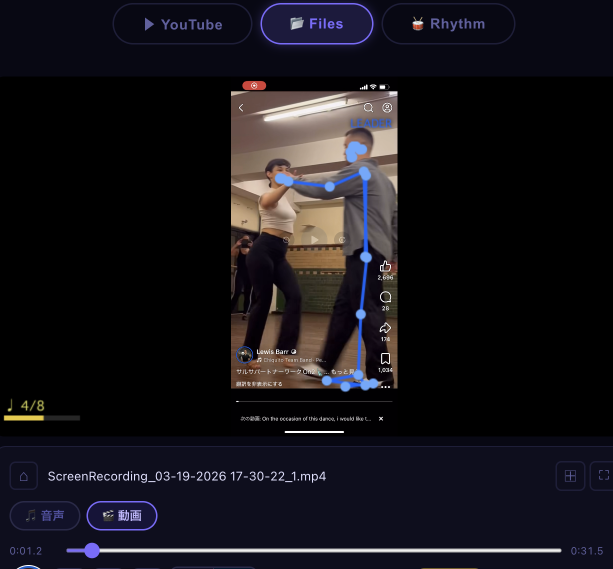
#> input picture 160357.png, 1226 x 1138 px (shown at 1/2 size)
$ python -i make_segment_images.py   (imports and definitions only)
#> lines starting #> are read from the running program, lines starting #| are printed output that depends on the picture
#!/usr/bin/env python3
"""
区間だけの再解析用に、その区間（from〜to 秒）専用の画像を作る（make_strips.py の関数を再利用）。

  seg_overview.jpg   … 区間全体を step 秒刻みで並べた一覧（2人の外接矩形で切り取り）
  seg_detail_<n>.jpg … 2人の上半身を大きく、dstep 秒刻み 6 コマの 3x2（腕の形・手のつなぎ・頭に手をかける動きを読む）
  seg_meta.json      … {width,height,fps,cuts:[秒]}。cuts は連続コマの色ヒストグラムの相関が急に落ちた時刻（撮影の編集で場面が切り替わった所）

Usage: python make_segment_images.py <video> <out_dir> --from=<秒> --to=<秒> [--tracks=<tracks.json>]
         [--step=0.2] [--dstep=0.3] [--max-detail=3] [--no-overview] [--no-detail]
"""
import json
import os
import sys

import cv2
import numpy as np

sys.path.insert(0, os.path.dirname(os.path.abspath(__file__)))
import make_strips as ms  # noqa: E402

CUT_CORR = 0.6   # 連続コマのヒストグラム相関がこれ未満なら場面の切り替わり


def hist(img):
    small = cv2.resize(img, (64, 64), interpolation=cv2.INTER_AREA)
    h = cv2.calcHist([small], [0, 1, 2], None, [8, 8, 8], [0, 256] * 3)
    return cv2.normalize(h, h).flatten()


# [85 lines left out: functions find_cuts, main, not called in this run]


# [2 lines not run here, left out]

>>> import cv2
>>> picture = cv2.imread('../../160357.png')
#> picture is the input picture: shape (1138, 1226, 3); mean B, G, R 25, 19.6, 21.7
>>> result = hist(picture)
#> in hist, `small = cv2.resize(img, (64, 64), interpolation=cv2.INTER_AREA)`:
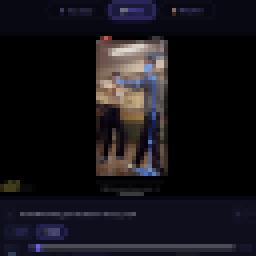
#> small: shape (64, 64, 3) (shown 4 times larger); mean B, G, R 24.9, 19.6, 21.7
#> result = 512 values, max 0.997 at index 0, min 0 at index 2, mean 0.00252

$ run again, on 174424.png
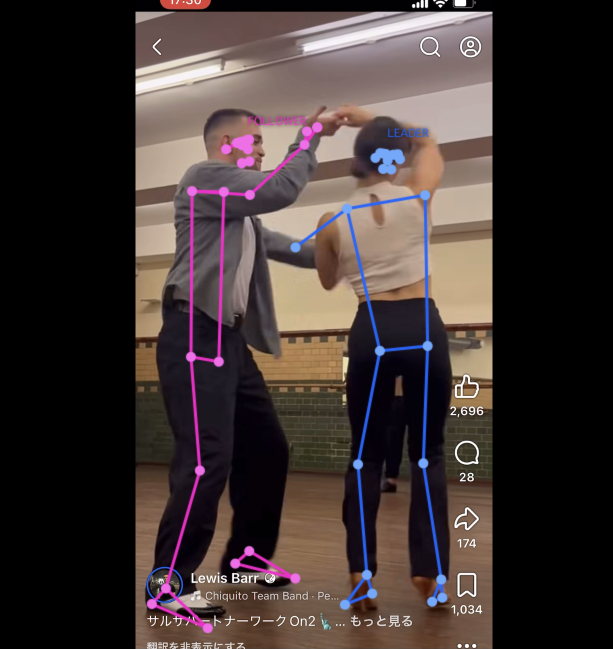
#> input picture 174424.png, 1226 x 1298 px (shown at 1/2 size)
#> picture is the input picture: shape (1298, 1226, 3); mean B, G, R 50.6, 52, 62.6
#> in hist, `small = cv2.resize(img, (64, 64), interpolation=cv2.INTER_AREA)`:
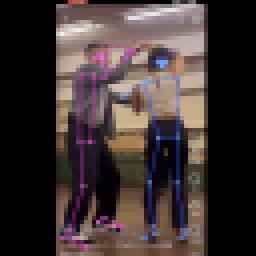
#> small: shape (64, 64, 3) (shown 4 times larger); mean B, G, R 50.6, 52, 62.6
#> result = 512 values, max 0.976 at index 0, min 0 at index 2, mean 0.00393

$ run again, on 202156.png
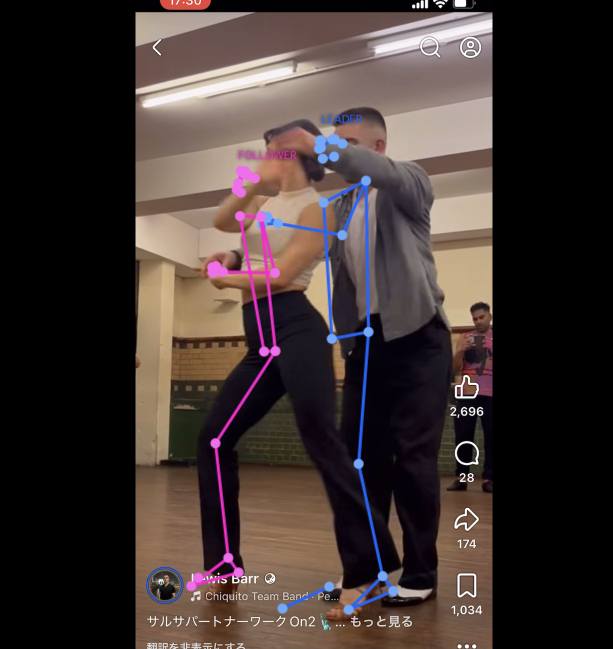
#> input picture 202156.png, 1226 x 1298 px (shown at 1/2 size)
#> picture is the input picture: shape (1298, 1226, 3); mean B, G, R 49, 51.6, 62.8
#> in hist, `small = cv2.resize(img, (64, 64), interpolation=cv2.INTER_AREA)`:
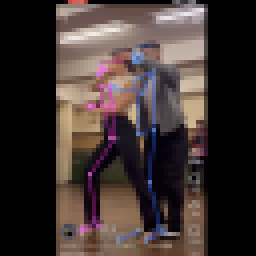
#> small: shape (64, 64, 3) (shown 4 times larger); mean B, G, R 49, 51.6, 62.8
#> result = 512 values, max 0.976 at index 0, min 0 at index 2, mean 0.0038
